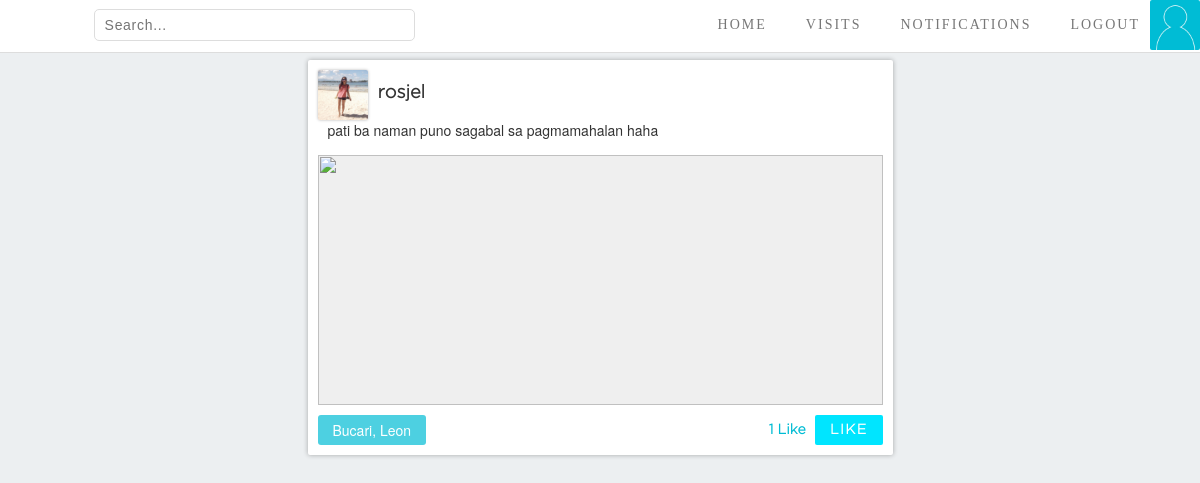
/view_post.php?post_id=30 (signed in), run on the app's committed database.
### tables this page shows
CREATE TABLE `posted` (
  `post_id` int(9) NOT NULL,
  `content` varchar(300) NOT NULL,
  `place_id` int(11) NOT NULL,
  `acc_id` int(11) NOT NULL,
  `time_post` timestamp NOT NULL DEFAULT CURRENT_TIMESTAMP ON UPDATE CURRENT_TIMESTAMP,
  `if_image` tinyint(1) NOT NULL
);

CREATE TABLE `account` (
  `acc_id` int(9) NOT NULL,
  `username` varchar(50) NOT NULL,
  `firstname` varchar(30) NOT NULL,
  `lastname` varchar(30) NOT NULL,
  `password` varchar(100) NOT NULL,
  `email` varchar(40) NOT NULL,
  `about_me` varchar(60) NOT NULL
);

CREATE TABLE `places` (
  `place_id` int(9) NOT NULL,
  `name` varchar(50) NOT NULL,
  `description` varchar(100) NOT NULL,
  `location_id` varchar(100) NOT NULL
);

### view_post.php (the view, shortened to what this page needs)
<!DOCTYPE html>
<html lang="en">
	<head>
		<link rel="stylesheet" href="bootstrap/css/bootstrap.min.css">
		<link rel="stylesheet" type="text/css" href="css/navigation_bar_and_body_style.css">
		<link rel="stylesheet" type="text/css" href="css/Home_Page_style.css">
		<link rel="stylesheet" type="text/css" href="css/style.css">
		<link rel="stylesheet" type="text/css" href="css/posts.css">
		<link rel="stylesheet" type="text/css" href="css/input_file.css">
	</head>
	<body style="padding: 0;">
		<div id = "navBar">
			<form action="search_results_places.php" method="get">
				<input type="text" placeholder="Search..." name = "search">
			</form>
			<ul id = "navList">
				<li><a href="home_page.php" class= ><span class="glyphicon glyphicon-home"></span>HOME</a></li>
				<li><a href="visit.php"><span class="glyphicon glyphicon-map-marker"></span>VISITS</a></li>
				<li><a href="Notifications.php"><span class="glyphicon glyphicon-bell"></span>NOTIFICATIONS</a></li>
				<li><a href="logout.php" class="logout"><span class="glyphicon glyphicon-log-out"></span>LOGOUT</a></li>
				<li><a href="my_profile.php" class="image-list"><img src="images/profile_pic_img/acc_id<?=$_SESSION['userID']?>.jpg" onerror="this.src = 'images/default_profile.png'"></a></li>
			</ul>
		</div>
		<div class="container">
			<div class="row">
				<div class="col-sm-3">
				</div>
				<div class="col-sm-6" id="one-post">
					<div class="posted-container" id="posted-container">
					<?php
						require "connect.php";
						$acc_id = $_SESSION['userID'];
						$query = "SELECT * from upvote where acc_id = $acc_id";
						$result = mysqli_query($dbconn, $query);
						$likes_array=[];
						while($data = mysqli_fetch_assoc($result)){
							$likes_array[]=$data['post_id'];
						}
						$query = "SELECT *
								  FROM account
								  NATURAL JOIN posted
								  NATURAL JOIN places
								  WHERE post_id = {$_GET['post_id']}
								  ";
						$result = mysqli_query($dbconn, $query);
						$value = mysqli_fetch_assoc($result);
					 ?>
							<div class="posted post-container">
								<a href="people_profile.php?acc_id=<?=$value['acc_id'];?>">
									<img src="images/profile_pic_img/acc_id_<?=$value['acc_id'];?>.jpg" alt="USER PHOTO" class="profile" onerror="this.src = 'images/default_profile.png'">
									<h2 class="user-name"><?=$value['username'];?></h2>
								</a>
								<p class = "posted-text"><?=$value['content'];?></p>
								<?php if($value['if_image'] == 1): ?>
									<button class="imagebtn"><img id="myImg<?=$value['post_id']?>" onclick="showModal(<?=$value['post_id']?>)" src="images/post_img/<?=$value['post_id'];?>.jpg"></button>
								<?php endif; ?>
								<a href="place.php?place_id=<?=$value['place_id'];?>" class="tagged-location"><?=$value['name'];?></a>
								<div class="like">
								<span id="likes<?=$value['post_id']?>" class="num-likes">
								<?php
									$query = "SELECT count(*) as likes from upvote where post_id = {$value['post_id']};";
									$result = mysqli_query($dbconn, $query);
									$row = 0;
									$style = " ";
									if(mysqli_affected_rows($dbconn)){
										$data = mysqli_fetch_assoc($result);
										$row = $data['likes'];
									}
									if($row){
										if(in_array($value['post_id'], $likes_array)){
											$style = "style='background-color: #00E5FF'";
										}
										if($row==1){
											echo "1 Like";
										}else{
											echo $row." Likes";
										}
									}else{
										echo " ";
									}
								 ?>
									</span>
									<button id="likebutton<?=$value['post_id']?>" <?=$style?> onclick="likeTriggered(<?=$value['post_id']?>)">LIKE</button>
								</div>
							</div>
		</div>
	</body>
</html>

### css/Navigation_Bar_and_Body_style.css (style rules this page uses)
body { background-color: #ECEFF1; margin: 0; }
#navBar { background-color: white; display: inline-flex; width: 100%; top: 0; left: 0; position: fixed; z-index: 2; border-bottom: 1px solid #DDD; }
#navBar img { height: 50px; width: 50px; object-position: center; object-fit: cover; box-sizing: border-box; margin: 0; border-radius: 2px; }
#navList { display: inline-flex; justify-content: center; align-content: center; list-style: none; margin: 0; padding: 0; margin-left: auto; }
#navList li { display: inline-flex; justify-content: center; align-items: center; }
#navList > li > a { text-decoration: none; display: block; height: 100%; padding: 0 10px; border: solid rgba(0,0,0,0); border-width: 0 0 2px 0; text-align: center; vertical-align: middle; font-family: "Gotham Medium"; font-size: 14px; letter-spacing: 2px; color: #777; display: flex; align-items: center; justify-content: center; box-sizing: border-box; transition: 0.2s; }
#navList > li > a.image-list { padding: 0; }
#navBar form { margin-left: 7.8%; height: 50px; width: 26.8%; display: inline-flex; justify-content: center; align-items: center; }
#navBar form input[type=text] { color: #888; border-style: none; padding: 5px 10px; width: 100%; border-radius: 5px; border: 1px solid #DDD; transition: 0.2s; font-family: Arial; font-size: 1em; letter-spacing: 0.05em; }
.container { margin-top: 50px; }

### css/posts.css (style rules this page uses)
.col-sm-6 { padding: 0; }
.post-container { background-color: white; padding: 10px; border-radius: 2px; width: 100%; margin-top: 10px; box-shadow: 0 0 5px rgba(0,0,0,0.3); position: relative; }
.posting .profile, .posted .profile { height: 50px; width: 50px; float: left; box-shadow: 0 0 3px rgba(0,0,0,0.3); border-radius: 2px; }
.posting .user-name, .posted .user-name { font-family: Gotham; font-weight: bold; font-size: 1.3em; float: left; margin: 13px auto 0 10px; }
.posted > a > .user-name, .posted > a > .profile { display: block; color: #333; transition: 0.3s; }
.posted { z-index: 0; }
#posting, .like button { background-color: #006064; color: white; font-size: 1em; font-family: Gotham; font-weight: bold; letter-spacing: 0.1em; margin-left: auto; padding: 5px 15px; border: none; border-radius: 2px; transition: 0.3s; }
.posted { overflow: auto; }
.posted-text { clear: both; width: 100%; padding: 0; margin: 15px 0 10px 0; text-indent: 10px; }
.posted > .imagebtn { width: 100%; margin: 5px 0; padding: 0; border: none; border-radius: 2px; }
.posted > .imagebtn > img { width: 100%; height: 250px; object-position: center; object-fit: cover; }
a.tagged-location { display: block; float: left; transition: 0.2s; padding: 5px 15px; margin-top: 5px; background-color: #4DD0E1; color: white; border-radius: 3px; }
.num-likes { color: #00BCD4; font-family: Gotham; font-weight: bold; font-size: 1em; padding: 5px; }
.like { float: right; margin-top: 5px; }

### data on the page
posted: acc.username "rosjel", content "pati ba naman puno sagabal sa pagmamahalan haha", place.name "Bucari, Leon"
